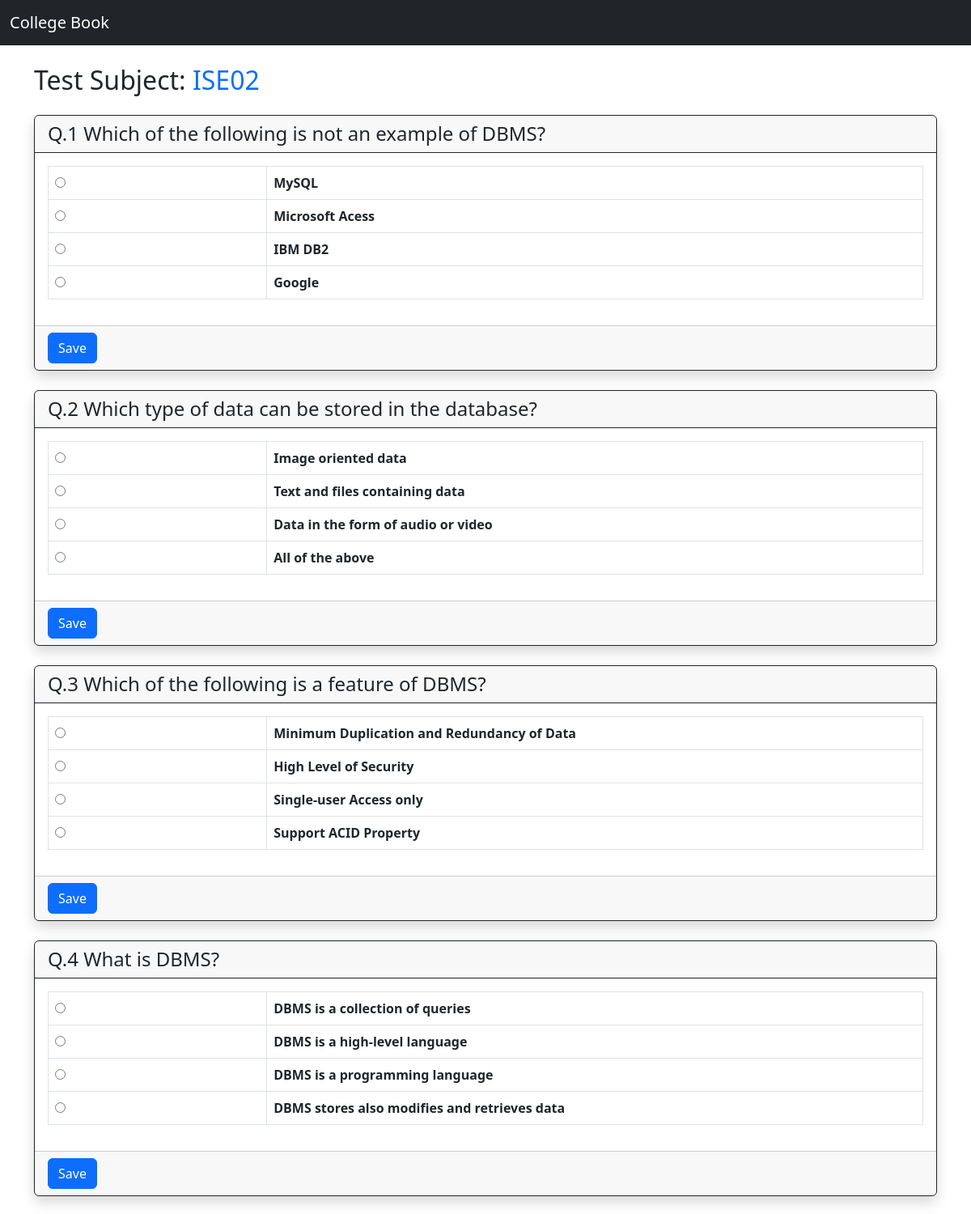
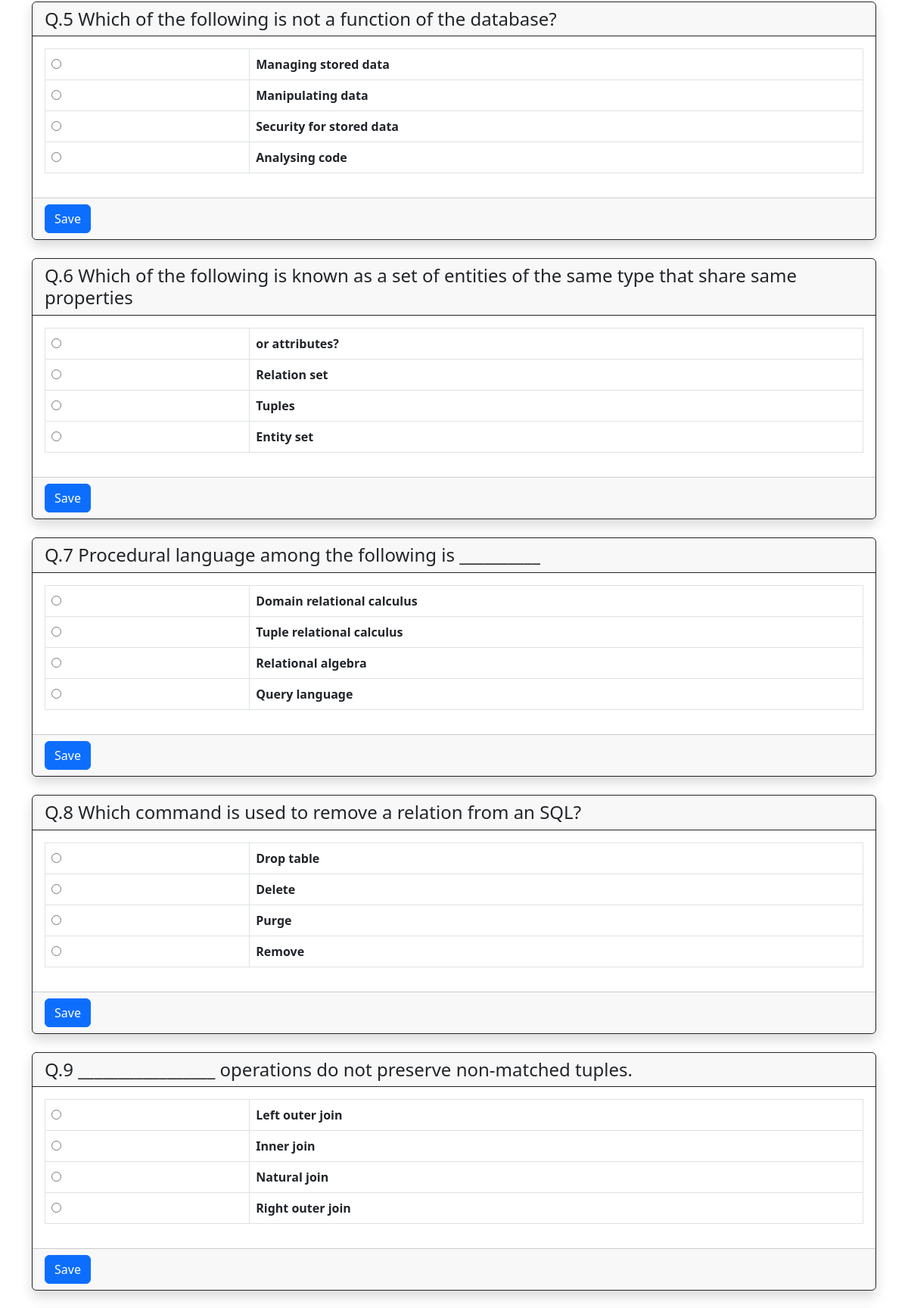
The page /test-question/13 (upper part) on the database its author committed (2 pictures, top to bottom).
### main/models.py (models this page shows, shortened)
class TestDetails(models.Model):
    branch = models.ForeignKey(Branch, on_delete = models.CASCADE, default=None)
    subject = models.ForeignKey(Subjects, on_delete = models.CASCADE)
    testName = models.CharField(max_length=20)
    numberOfQuestions = models.IntegerField(default=None)
    DateOfExam = models.DateField(default=None)
    StartTime = models.TimeField(default=None)
    EndTime = models.TimeField(default=None)

class Questions(models.Model):
    test = models.ForeignKey(TestDetails, on_delete=models.CASCADE, default=None, null=True)
    question = models.TextField()
    opt_1 = models.CharField(max_length=200)
    opt_2 = models.CharField(max_length=200)
    opt_3 = models.CharField(max_length=200)
    opt_4 = models.CharField(max_length=200)
    right_opt = models.CharField(max_length=100)

### djangoProj/views.py (the view)
# urls.py: path('test-question/<int:test_id>',views.test_question,name='test_question'),
def test_question(request,test_id):
    subject = TestDetails.objects.get(id=test_id)
    question = Questions.objects.filter(test=subject).order_by('id')
    output = {'final_questions' : question, 'subject' : subject}
    return render(request, 'test-question.html',output)

### main/models.py (called while the page is built)
    def __str__(self):
        return self.subjectName

### templates/test-question.html (shortened to what this page needs)
{% extends 'base.html' %}
{% block content %}
<h2 class='my-4'>Test Subject: <span class='text-primary'>{{subject.testName}}</span></h2>
{% for q in final_questions %}
<div class='card my-4 border-dark shadow'>
    <h4 class='card-header border-dark'>Q.{{forloop.counter}} {{q.question}}</h4>
    <form method='POST' action="">
        <div class = 'card-body'>
            <table class='table table-bordered'>
                <tr>
                    <td class='style = 'width:0.5%'><input required id='option_1' name='answer' type="radio" /></td>
                    <th class='col-lg-3 col-md-12'><label for='option_1'>{{q.opt_1}}</label></th>
                </tr>
                <tr>
                    <td class='col-1'><input required id='option_2' name='answer' type="radio" /></td>
                    <th class='col-lg-3 col-md-12'><label for='option_2'>{{q.opt_2}}</label></th>
                </tr>
                <tr>
                    <td class='col-1'><input required id='option_3' name='answer' type="radio" /></td>
                    <th class='col-lg-3 col-md-12'><label for='option_3'>{{q.opt_3}}</label></th>
                </tr>
                <tr>
                    <td class='col-1'><input required id='option_4' name='answer' type="radio" /></td>
                    <th class='col-lg-3 col-md-12'><label for='option_4'>{{q.opt_4}}</label></th>
                </tr>
            </table>
        </div>
        <div class='card-footer'>
            <input type='submit' name='Save' value='Save' class='btn btn-primary submitBtn'/>
        </div>
    </form>
</div>
{% endfor %}
{% endblock %}

### rows shown on the page
TestDetails: testName "ISE02"
Questions: question "Which of the following is not an example of DBMS?", opt_1 "MySQL", opt_2 "Microsoft Acess", opt_3 "IBM DB2", opt_4 "Google"
Questions: question "Which type of data can be stored in the database?", opt_1 "Image oriented data", opt_2 "Text and files containing data", opt_3 "Data in the form of audio or video", opt_4 "All of the above"
Questions: question "Which of the following is a feature of DBMS?", opt_1 "Minimum Duplication and Redundancy of Data", opt_2 "High Level of Security", opt_3 "Single-user Access only", opt_4 "Support ACID Property"
Questions: question "What is DBMS?", opt_1 "DBMS is a collection of queries", opt_2 "DBMS is a high-level language", opt_3 "DBMS is a programming language", opt_4 "DBMS stores also modifies and retrieves data"
Questions: question "Which of the following is not a function of the database?", opt_1 "Managing stored data", opt_2 "Manipulating data", opt_3 "Security for stored data", opt_4 "Analysing code"
Questions: question "Which of the following is known as a set of entities of the same type that share same properties", opt_1 "or attributes?", opt_2 "Relation set", opt_3 "Tuples", opt_4 "Entity set"
Questions: question "Procedural language among the following is __________", opt_1 "Domain relational calculus", opt_2 "Tuple relational calculus", opt_3 "Relational algebra", opt_4 "Query language"
Questions: question "Which command is used to remove a relation from an SQL?", opt_1 "Drop table", opt_2 "Delete", opt_3 "Purge", opt_4 "Remove"
Questions: question "_________________ operations do not preserve non-matched tuples.", opt_1 "Left outer join", opt_2 "Inner join", opt_3 "Natural join", opt_4 "Right outer join"
